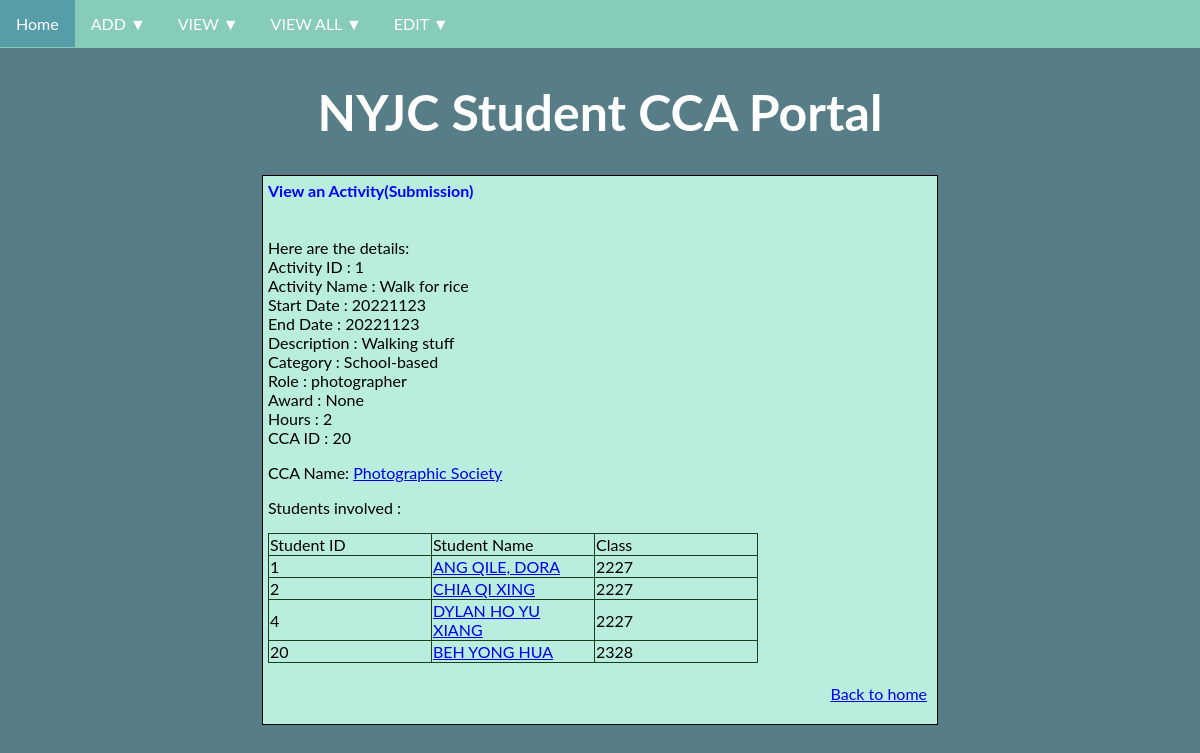
The app's page /view/activity?id=1 with its own data.
### tables this page shows
CREATE TABLE "Activity" (
	`id`	TEXT UNIQUE,
	`name`	TEXT,
	`start_date`	TEXT,
	`end_date`	TEXT,
	`description`	TEXT,
	`category`	TEXT,
	`role`	TEXT,
	`award`	TEXT,
	`hours`	INT,
	`cca_id`	TEXT,
	PRIMARY KEY(`id`),
	FOREIGN KEY(`cca_id`) REFERENCES `CCA`(`id`)
);

CREATE TABLE "CCA"(
                "id" TEXT UNIQUE,
                "name" TEXT,
                "type" TEXT,
                Primary Key("id")
                );

CREATE TABLE "Student"(
                "id" TEXT UNIQUE,
                "name" TEXT,
                "student_age" INT,
                "year_enrolled" INT,
                "graduating_year" INT,
                "class_id" TEXT,
                Primary Key("id")
                Foreign Key("class_id") REFERENCES Class("id")
                );

CREATE TABLE "Class"(
                "id" TEXT UNIQUE,
                "name" TEXT,
                "level" TEXT,
                Primary Key("id")
                );

### main.py (the view, shortened to what this page needs)
@app.route('/view/activity', methods = ['GET', 'POST'])
def view_activity():
    title = 'View an Activity'
    span1 = "View an Activity"
    span2 = "Use the following form to view an Activity"
    form_header = {"id": "Activity ID"}
    error = ' '
    if request.args:
        id = request.args["id"].strip(" ")
        record = activityCollection.find(id)
        if record != None:
            cca = ccaCollection.find(record["cca_id"],["id","name"])
            students = activityCollection.viewstudent(id)
            span1 = "View an Activity(Submission)"
            span2 = "Here are the details:"
            form_header = {
                'id': 'Activity ID',
                'name': 'Activity Name',
                'start_date': 'Start Date',
                'end_date': 'End Date',
                'description': 'Description',
                "category": 'Category',
                "role": 'Role',
                "award": 'Award',
                "hours": 'Hours',
                "cca_id": 'CCA ID'
            }
            table_header = {
                           'student_id' : 'Student ID',
                           'student_name': 'Student Name',
                           'class': 'Class'
            }
            return render_template("view.html",
                               page_type = 'success_activity',
                               title = title,
                               span1 = span1,
                               span2 = span2,
                               form_header = form_header,
                               table_header = table_header,
                               form_data = {
                                   'record':record,
                                   'students':students,
                                   'cca':cca
                               }
                              )
        else:
            error = f'Activity {request.args["id"]} not found! Try again!'

### storage.py (called while the page is built)
    def _executedql(self, query: str, type: str, params: tuple) -> Optional[sqlite3.Row]:
        with sqlite3.connect(self._dbname) as conn:
            conn.row_factory = sqlite3.Row
            cur = conn.cursor()
            result = None
            if type == 'one':
                cur.execute(query, params)
                result = cur.fetchone()
            elif type == "many":
                cur.execute(query)
                result = cur.fetchall()
            elif type == "join":
                cur.execute(query, params)
                result = cur.fetchall()
            return result

    def find(self, key: str, columns: list[str] = ["*"]) -> Optional[dict]:
        querycolumns = ','.join(columns)
        query = f'''
                SELECT {querycolumns} FROM "{self._tblname}"
                WHERE "{self._key}" =?;
        '''
        result = self._executedql(query, "one", (key,))
        if result is not None:
            return dict(result)
        else:
            return None

### templates/view.html (shortened to what this page needs)
<!DOCTYPE html>
<html>
    <head>
    {% include "head.html" %}
    </head>
    <body>
        {% include "header.html" %}
        <div class='container'>
            <span class='highlight-blue'> {{span1}} </span>
            <span> {{span2}} </span>
        {% if 'view' in page_type %}
        <form
            action = "{{ form_meta['action'] }}"
            method = "{{ form_meta['method'] }}"
            >
        <table>
            {% for name, value in form_data.items() %}
            <tr>
                <td>
                    <label for= '{{ name }}'>
                    {{form_header[name]}}
                    </label>
                </td>
                <td>
                    <input id= '{{ name }}' type='text' name= '{{ name }}' value='{{ value }}' >
                </td>
            </tr>
            {% endfor %}
            <tr>
                <td colspan = "2" align = "right" >
                    <input type='submit' value='Submit'>
                </td>
            </tr>
        </table>
        </form>
        {% elif 'success' in page_type %}
            {% for name, value in form_data['record'].items() %}
                {{form_header[name]}} : {{value}}
            {% endfor %}
            {% if 'activity' in page_type %}
                <p>CCA Name:
                <a href="/view/cca?id={{form_data['cca']['id']}}">{{form_data['cca']['name']}}</a></p>
                <p> Students involved : </p>
                {%if form_data['students'] != None %}
                    <table>
                        <tr>
                        {% for header in form_data['students'][0].keys() %}
                            <td> {{table_header[header]}} </td>
                        {% endfor %}
                        </tr>
                        {% for student in form_data['students'] %}
                            <tr>
                            {% for name, value in student.items() %}
                                {% if name == "student_name" %}
                                    <td> <a href="/view/student?id={{student['student_id']}}">{{value}}</a></td>
                                {% else %}
                                    <td>{{ value }}</td>
                                {% endif %}
                            {% endfor %}
                            </tr>
                        {% endfor %}
                    </table>
                {% else %}
                    <p> No students found.</p>
                {% endif %}
            {% endif %}
        {% endif %}
        {% include "footer.html" %}
        </div>
    </body>
</html>

### static/css/styles.css (style rules this page uses)
body { background-color: #577D86; font-family: "Lato", sans-serif; margin: 0px; }
.highlight-blue { font-weight: bold; color: blue; }
.main-heading, .container, .footer { padding: 5px; margin: auto; }
.container { display: table; border: 0.5px solid black; background-color: #B9EDDD; color: black; width: 664px }
table { border: 0.5px solid #193d1d; border-collapse: collapse; }
th, td { width: 10em; border: 0.5px solid #193d1d; }

### records on screen
Activity: form_header "Activity Name", name "Walk for rice", form_header "Start Date", start_date "20221123", form_header "End Date", end_date "20221123", form_header "Description", description "Walking stuff", form_header "Category", category "School-based", form_header "Role", role "photographer", form_header "Award", award "None", form_header "CCA ID", cca "20"
CCA: cca.name "Photographic Society"
Student: student "1", name "ANG QILE, DORA", name "2227"
Student: student "2", name "CHIA QI XING", name "2227"
Student: student "4", name "DYLAN HO YU XIANG", name "2227"
Student: id "20", name "BEH YONG HUA", name "2328"

### other values on screen
{{ span1 }} "View an Activity(Submission)"
{{ span2 }} "Here are the details:"
{{ value }} "1" "2"
{{ table_header[header] }} "Student ID" "Student Name" "Class"
